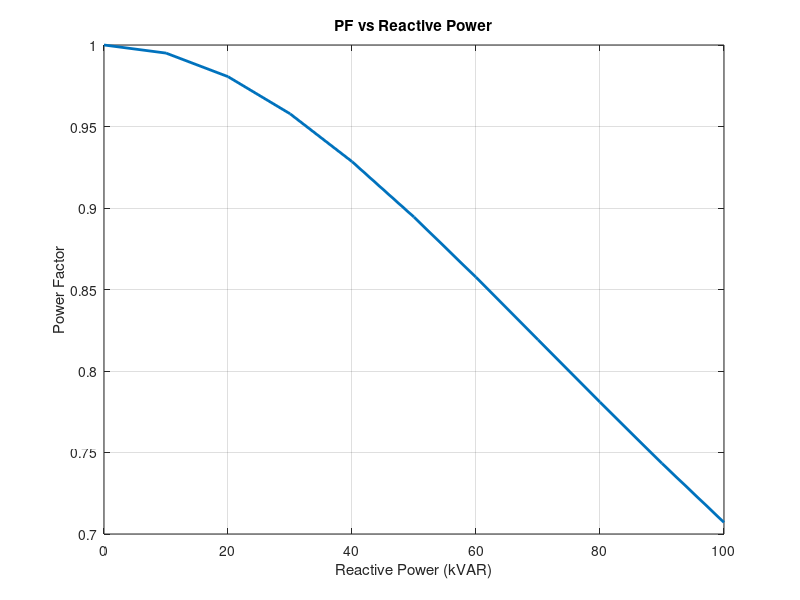

Source code (MATLAB):
clc;
clear;

P = 100;              % Real Power (kW)
Q = 0:10:100;         % Reactive Power (kVAR)

S = sqrt(P^2 + Q.^2); % Apparent Power
PF = P ./ S;          % Power Factor
phi = atan(Q./P);     % Phase angle (radians)
phi_deg = rad2deg(phi);

disp(' Q(kVAR)    PF      Phase Angle (deg)')
disp([Q' PF' phi_deg'])

figure;
plot(Q, PF, 'LineWidth', 2);
grid on;
xlabel('Reactive Power (kVAR)');
ylabel('Power Factor');
title('PF vs Reactive Power');
